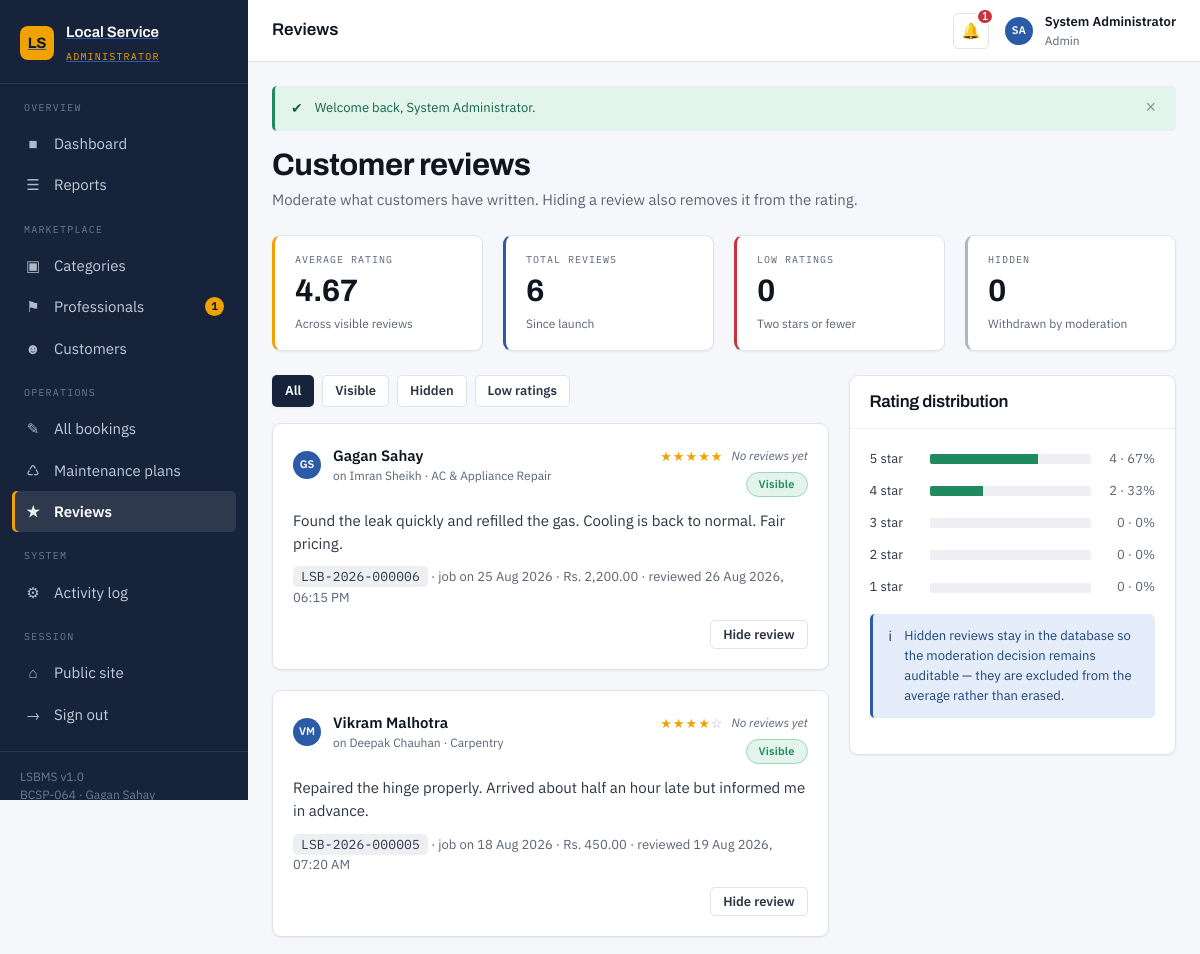
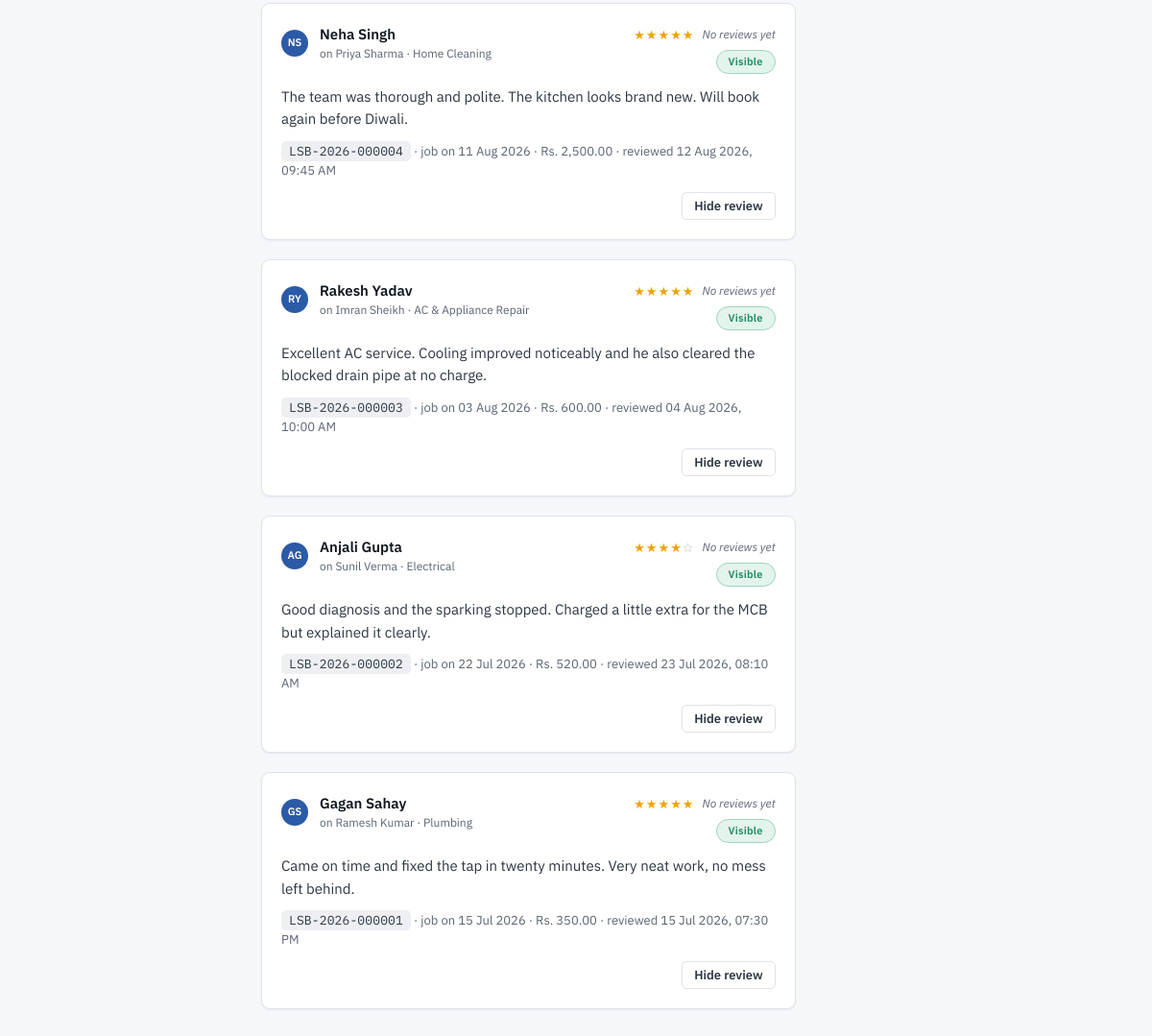
/admin/feedback.php (signed in), run on the app's committed database (2 pictures, top to bottom).
### tables this page shows
CREATE TABLE notifications (
    notification_id INT UNSIGNED NOT NULL AUTO_INCREMENT,
    user_id         INT UNSIGNED NOT NULL,
    title           VARCHAR(120) NOT NULL,
    message         VARCHAR(255) NOT NULL,
    link            VARCHAR(255)     NULL,
    icon            VARCHAR(16)      NULL,
    is_read         TINYINT(1)   NOT NULL DEFAULT 0,
    created_at      DATETIME     NOT NULL DEFAULT CURRENT_TIMESTAMP,

    PRIMARY KEY (notification_id),
    KEY idx_notif_user_read (user_id, is_read),
    CONSTRAINT fk_notif_user
        FOREIGN KEY (user_id) REFERENCES users (user_id)
        ON DELETE CASCADE ON UPDATE CASCADE
);

CREATE TABLE feedback (
    feedback_id INT UNSIGNED NOT NULL AUTO_INCREMENT,
    booking_id  INT UNSIGNED NOT NULL,
    user_id     INT UNSIGNED NOT NULL,
    provider_id INT UNSIGNED NOT NULL,
    rating      TINYINT UNSIGNED NOT NULL COMMENT 'Whole stars, 1 to 5',
    comments    TEXT             NULL,
    is_approved TINYINT(1)   NOT NULL DEFAULT 1 COMMENT 'Admin moderation flag',
    created_at  DATETIME     NOT NULL DEFAULT CURRENT_TIMESTAMP,

    PRIMARY KEY (feedback_id),
    UNIQUE  KEY uq_feedback_booking (booking_id),
    KEY idx_feedback_provider (provider_id),
    KEY idx_feedback_user     (user_id),
    KEY idx_feedback_approved (is_approved),

    CONSTRAINT fk_feedback_booking
        FOREIGN KEY (booking_id)  REFERENCES bookings (booking_id)
        ON DELETE CASCADE ON UPDATE CASCADE,
    CONSTRAINT fk_feedback_user
        FOREIGN KEY (user_id)     REFERENCES users (user_id)
        ON DELETE CASCADE ON UPDATE CASCADE,
    CONSTRAINT fk_feedback_provider
        FOREIGN KEY (provider_id) REFERENCES providers (provider_id)
        ON DELETE CASCADE ON UPDATE CASCADE
);

CREATE TABLE users (
    user_id        INT UNSIGNED  NOT NULL AUTO_INCREMENT,
    full_name      VARCHAR(100)  NOT NULL,
    email          VARCHAR(150)  NOT NULL,
    password_hash  VARCHAR(255)  NOT NULL  COMMENT 'bcrypt output of password_hash(); never plaintext',
    phone          VARCHAR(15)   NOT NULL,
    address        VARCHAR(255)      NULL,
    city           VARCHAR(60)       NULL,
    pincode        VARCHAR(6)        NULL,
    profile_photo  VARCHAR(255)      NULL  COMMENT 'Relative path under assets/uploads/',
    role           ENUM('customer','provider','admin') NOT NULL DEFAULT 'customer',
    status         ENUM('active','suspended')          NOT NULL DEFAULT 'active',
    created_at     DATETIME      NOT NULL DEFAULT CURRENT_TIMESTAMP,
    updated_at     DATETIME      NOT NULL DEFAULT CURRENT_TIMESTAMP ON UPDATE CURRENT_TIMESTAMP,

    PRIMARY KEY (user_id),
    UNIQUE  KEY uq_users_email (email),
    KEY     idx_users_role     (role),
    KEY     idx_users_city     (city)
);

CREATE TABLE categories (
    category_id    INT UNSIGNED  NOT NULL AUTO_INCREMENT,
    category_name  VARCHAR(80)   NOT NULL,
    description    VARCHAR(255)      NULL,
    icon           VARCHAR(40)       NULL  COMMENT 'Emoji / icon shown on the landing page',
    is_active      TINYINT(1)    NOT NULL DEFAULT 1,
    created_at     DATETIME      NOT NULL DEFAULT CURRENT_TIMESTAMP,

    PRIMARY KEY (category_id),
    UNIQUE  KEY uq_categories_name (category_name)
);

CREATE TABLE bookings (
    booking_id          INT UNSIGNED NOT NULL AUTO_INCREMENT,
    booking_code        VARCHAR(20)  NOT NULL,
    user_id             INT UNSIGNED NOT NULL COMMENT 'The customer raising the request',
    provider_id         INT UNSIGNED NOT NULL,
    service_id          INT UNSIGNED     NULL COMMENT 'NULL when booked directly against a provider',
    booking_date        DATE         NOT NULL,
    booking_time        TIME         NOT NULL,
    duration_minutes    SMALLINT UNSIGNED NOT NULL DEFAULT 60,
    service_address     VARCHAR(255) NOT NULL,
    city                VARCHAR(60)      NULL,
    pincode             VARCHAR(6)       NULL,
    problem_description TEXT             NULL,
    status              ENUM('pending','confirmed','in_progress','completed','cancelled','rejected')
                        NOT NULL DEFAULT 'pending',
    estimated_cost      DECIMAL(10,2) NOT NULL DEFAULT 0.00,
    final_cost          DECIMAL(10,2)     NULL,
    cancellation_reason VARCHAR(255)      NULL,
    is_maintenance      TINYINT(1)   NOT NULL DEFAULT 0 COMMENT '1 = auto-raised by an AMC contract',
    created_at          DATETIME     NOT NULL DEFAULT CURRENT_TIMESTAMP,
    updated_at          DATETIME     NOT NULL DEFAULT CURRENT_TIMESTAMP ON UPDATE CURRENT_TIMESTAMP,

    PRIMARY KEY (booking_id),
    UNIQUE  KEY uq_bookings_code (booking_code),
    KEY idx_bookings_user     (user_id),
    KEY idx_bookings_provider (provider_id),
    KEY idx_bookings_service  (service_id),
    KEY idx_bookings_status   (status),
    KEY idx_bookings_date     (booking_date),
     
     
    KEY idx_bookings_slot     (provider_id, booking_date, booking_time),

    CONSTRAINT fk_bookings_user
        FOREIGN KEY (user_id)     REFERENCES users (user_id)
        ON DELETE CASCADE  ON UPDATE CASCADE,
    CONSTRAINT fk_bookings_provider
        FOREIGN KEY (provider_id) REFERENCES providers (provider_id)
        ON DELETE CASCADE  ON UPDATE CASCADE,
    CONSTRAINT fk_bookings_service
        FOREIGN KEY (service_id)  REFERENCES services (service_id)
        ON DELETE SET NULL ON UPDATE CASCADE
);

### admin/feedback.php (the view, shortened to what the rows shown need)
<?php
require_once __DIR__ . '/../includes/auth.php';
$pdo = db();
$filter = get('status', 'all');
$where  = [];
$params = [];
$whereSql = $where ? 'WHERE ' . implode(' AND ', $where) : '';
$sql = "SELECT f.*, b.booking_code, b.booking_date, b.final_cost,
               cu.full_name AS customer_name,
               pu.full_name AS provider_name,
               c.category_name
          FROM feedback   f
          JOIN bookings   b  ON b.booking_id  = f.booking_id
          JOIN users      cu ON cu.user_id    = f.user_id
          JOIN providers  p  ON p.provider_id = f.provider_id
          JOIN users      pu ON pu.user_id    = p.user_id
          JOIN categories c  ON c.category_id = p.category_id
          $whereSql
         ORDER BY f.created_at DESC";
$stmt = $pdo->prepare($sql);
$stmt->execute($params);
$reviews = $stmt->fetchAll();
include __DIR__ . '/../includes/header.php';
?>
<div class="grid grid--2" style="align-items:start;grid-template-columns:1.7fr 1fr">
    <div>
        <?php if (!$reviews): ?>
            <div class="card">
                <div class="empty">
                    <div class="empty__icon" aria-hidden="true">&#9733;</div>
                    <h3>No reviews in this view</h3>
                    <p>Reviews appear here as soon as customers rate completed jobs.</p>
                    <a class="btn btn--primary" href="feedback.php">Show all reviews</a>
                </div>
            </div>
        <?php else: ?>
            <?php foreach ($reviews as $r): ?>
                <section class="card" style="<?= $r['is_approved'] ? '' : 'opacity:.7' ?>">
                    <div class="card__body">
                        <div class="jobcard__top">
                            <div class="person">
                                <span class="avatar avatar--sm" aria-hidden="true"><?= e(initials($r['customer_name'])) ?></span>
                                <div>
                                    <div class="person__name"><?= e($r['customer_name']) ?></div>
                                    <div class="person__meta">
                                        on <?= e($r['provider_name']) ?>
                                        &middot; <?= e($r['category_name']) ?>
                                    </div>
                                </div>
                            </div>
                            <div class="text-right">
                                <?= star_rating((float) $r['rating']) ?>
                                <div style="margin-top:var(--sp-1)">
                                    <?= $r['is_approved']
                                        ? '<span class="badge badge--active">Visible</span>'
                                        : '<span class="badge badge--expired">Hidden</span>' ?>
                                </div>
                            </div>
                        </div>
                        <?php if (!empty($r['comments'])): ?>
                            <p style="margin:var(--sp-3) 0"><?= e($r['comments']) ?></p>
                        <?php else: ?>
                            <p class="text-small text-muted" style="margin:var(--sp-3) 0">
                                No written comment &mdash; rating only.
                            </p>
                        <?php endif; ?>
                        <div class="jobcard__foot">
                            <span class="text-small text-muted">
                                <span class="ref"><?= e($r['booking_code']) ?></span>
                                &middot; job on <?= e(show_date($r['booking_date'])) ?>
                                &middot; <?= e(money($r['final_cost'])) ?>
                                &middot; reviewed <?= e(show_datetime($r['created_at'])) ?>
                            </span>
                            <form method="post" action="feedback.php?status=<?= e($filter) ?>"
                                  style="margin-left:auto">
                                <button class="btn btn--outline btn--sm" type="submit"
                                        data-confirm="<?= $r['is_approved']
                                            ? 'Hide this review? It will stop counting towards the rating.'
                                            : 'Make this review visible again?' ?>">
                                    <?= $r['is_approved'] ? 'Hide review' : 'Make visible' ?>
                                </button>
                            </form>
                        </div>
                    </div>
                </section>
            <?php endforeach; ?>
        <?php endif; ?>
    </div>
</div>
<?php include __DIR__ . '/../includes/footer.php'; ?>

### includes/sidebar.php (shortened to what the rows shown need)
<?php
$role = current_role();
$pdo  = $pdo ?? db();
$badges = ['requests' => 0, 'pending_providers' => 0, 'due_visits' => 0];
if ($role === 'provider' && current_provider_id() > 0) {
    $s = $pdo->prepare("SELECT COUNT(*) FROM bookings WHERE provider_id = :pid AND status = 'pending'");
    $s->execute([':pid' => current_provider_id()]);
    $badges['requests'] = (int) $s->fetchColumn();
} elseif ($role === 'admin') {
    $badges['pending_providers'] = (int) $pdo->query(
        "SELECT COUNT(*) FROM providers WHERE verification_status = 'pending'"
    )->fetchColumn();
}
$menus = [
    'admin' => [
        'Overview' => [
            ['admin', 'dashboard.php',    '&#9632;', 'Dashboard',       null],
            ['admin', 'reports.php',      '&#9776;', 'Reports',         null],
        ],
        'Marketplace' => [
            ['admin', 'categories.php',   '&#9635;', 'Categories',      null],
            ['admin', 'providers.php',    '&#9873;', 'Professionals',   'pending_providers'],
            ['admin', 'users.php',        '&#9787;', 'Customers',       null],
        ],
        'Operations' => [
            ['admin', 'bookings.php',     '&#9998;', 'All bookings',    null],
            ['admin', 'plans.php',        '&#9850;', 'Maintenance plans', null],
            ['admin', 'feedback.php',     '&#9733;', 'Reviews',         null],
        ],
        'System' => [
            ['admin', 'activity-log.php', '&#9881;', 'Activity log',    null],
        ],
    ],
    'provider' => [
        'Work' => [
            ['provider', 'dashboard.php',   '&#9632;', 'Dashboard',    null],
            ['provider', 'requests.php',    '&#9993;', 'New requests', 'requests'],
            ['provider', 'jobs.php',        '&#9998;', 'My jobs',      null],
            ['provider', 'maintenance.php', '&#9850;', 'AMC visits',   null],
        ],
        'Business' => [
            ['provider', 'services.php',     '&#9635;', 'My services',  null],
            ['provider', 'availability.php', '&#9200;', 'Availability', null],
            ['provider', 'earnings.php',     '&#8377;', 'Earnings',     null],
        ],
        'Account' => [
            ['provider', 'profile.php',      '&#9787;', 'My profile',   null],
        ],
    ],
    'customer' => [
        'Book' => [
            ['customer', 'dashboard.php',   '&#9632;', 'Dashboard',       null],
            ['customer', 'search.php',      '&#9906;', 'Find a pro',      null],
            ['customer', 'my-bookings.php', '&#9998;', 'My bookings',     null],
        ],
        'Maintenance' => [
            ['customer', 'maintenance.php', '&#9850;', 'My AMC plans',    'due_visits'],
        ],
        'Account' => [
            ['customer', 'invoices.php',    '&#8377;', 'Invoices',        null],
            ['customer', 'profile.php',     '&#9787;', 'My profile',      null],
        ],
    ],
];
$menu = $menus[$role] ?? [];
?>
<aside class="sidebar" id="sidebar">
    <nav class="sidebar__nav" aria-label="Main navigation">
        <?php foreach ($menu as $groupName => $items): ?>
            <div class="sidebar__group"><?= e($groupName) ?></div>
            <?php foreach ($items as [$folder, $file, $icon, $label, $badgeKey]): ?>
                <?php $count = $badgeKey !== null ? ($badges[$badgeKey] ?? 0) : 0; ?>
                <a class="sidebar__link<?= nav_active($file) ?>"
                   href="<?= e(BASE_URL . $folder . '/' . $file) ?>">
                    <span class="sidebar__icon" aria-hidden="true"><?= $icon ?></span>
                    <span><?= e($label) ?></span>
                    <?php if ($count > 0): ?>
                        <span class="sidebar__count"><?= (int) $count ?></span>
                    <?php endif; ?>
                </a>
            <?php endforeach; ?>
        <?php endforeach; ?>
    </nav>
</aside>

### includes/functions.php (shortened to what the rows shown need)
<?php
function e($value): string
{
    return htmlspecialchars((string) ($value ?? ''), ENT_QUOTES | ENT_SUBSTITUTE, 'UTF-8');
}
function get(string $key, string $default = ''): string
{
    return isset($_GET[$key]) && is_scalar($_GET[$key])
        ? trim((string) $_GET[$key])
        : $default;
}
function money($amount): string
{
    return CURRENCY . ' ' . number_format((float) $amount, 2);
}
function show_date(?string $date): string
{
    return $date ? date(DATE_FORMAT, strtotime($date)) : '--';
}
function show_datetime(?string $dt): string
{
    return $dt ? date(DATETIME_FORMAT, strtotime($dt)) : '--';
}
function star_rating(float $rating, int $reviews = 0): string
{
    $full  = (int) floor($rating);
    $half  = ($rating - $full) >= 0.5;
    $stars = '';
    for ($i = 1; $i <= 5; $i++) {
        if ($i <= $full) {
            $stars .= '<span class="star star--full">&#9733;</span>';
        } elseif ($i === $full + 1 && $half) {
            $stars .= '<span class="star star--half">&#9733;</span>';
        } else {
            $stars .= '<span class="star star--empty">&#9734;</span>';
        }
    }
    $suffix = $reviews > 0
        ? '<span class="rating__count">' . number_format($rating, 1) . ' (' . $reviews . ')</span>'
        : '<span class="rating__count rating__count--none">No reviews yet</span>';
    return '<span class="rating">' . $stars . $suffix . '</span>';
}
function initials(string $name): string
{
    $parts = preg_split('/\s+/', trim($name)) ?: [];
    $first = mb_substr($parts[0] ?? '', 0, 1);
    $last  = count($parts) > 1 ? mb_substr(end($parts), 0, 1) : '';
    return mb_strtoupper($first . $last);
}
function nav_active(string $file): string
{
    return basename($_SERVER['SCRIPT_NAME'] ?? '') === $file ? ' is-active' : '';
}

### data on the page
notifications: notification_id "1"
feedback: user.full_name "GS", user.full_name "Gagan Sahay", users.full_name "Imran Sheikh", categories.category_name "AC & Appliance Repair", is_approved "Visible", comments "Found the leak quickly and refilled the gas. Cooling is back to normal. Fair pricing.", booking.booking_code "LSB-2026-000006", booking.booking_date "25 Aug 2026", booking.final_cost "Rs. 2,200.00", created_at "26 Aug 2026, 06:15 PM"
feedback: user.full_name "VM", user.full_name "Vikram Malhotra", users.full_name "Deepak Chauhan", categories.category_name "Carpentry", is_approved "Visible", comments "Repaired the hinge properly. Arrived about half an hour late but informed me in advance.", booking.booking_code "LSB-2026-000005", booking.booking_date "18 Aug 2026", booking.final_cost "Rs. 450.00", created_at "19 Aug 2026, 07:20 AM"
feedback: user.full_name "NS", user.full_name "Neha Singh", users.full_name "Priya Sharma", categories.category_name "Home Cleaning", is_approved "Visible", comments "The team was thorough and polite. The kitchen looks brand new. Will book again before Diwali.", booking.booking_code "LSB-2026-000004", booking.booking_date "11 Aug 2026", booking.final_cost "Rs. 2,500.00", created_at "12 Aug 2026, 09:45 AM"
feedback: user.full_name "RY", user.full_name "Rakesh Yadav", users.full_name "Imran Sheikh", categories.category_name "AC & Appliance Repair", is_approved "Visible", comments "Excellent AC service. Cooling improved noticeably and he also cleared the blocked drain pipe at no charge.", booking.booking_code "LSB-2026-000003", booking.booking_date "03 Aug 2026", booking.final_cost "Rs. 600.00", created_at "04 Aug 2026, 10:00 AM"
feedback: user.full_name "AG", user.full_name "Anjali Gupta", users.full_name "Sunil Verma", categories.category_name "Electrical", is_approved "Visible", comments "Good diagnosis and the sparking stopped. Charged a little extra for the MCB but explained it clearly.", booking.booking_code "LSB-2026-000002", booking.booking_date "22 Jul 2026", booking.final_cost "Rs. 520.00", created_at "23 Jul 2026, 08:10 AM"
feedback: user.full_name "GS", user.full_name "Gagan Sahay", users.full_name "Ramesh Kumar", categories.category_name "Plumbing", is_approved "Visible", comments "Came on time and fixed the tap in twenty minutes. Very neat work, no mess left behind.", booking.booking_code "LSB-2026-000001", booking.booking_date "15 Jul 2026", booking.final_cost "Rs. 350.00", created_at "15 Jul 2026, 07:30 PM"

### other printed values
$roleLabels[$role] "ADMINISTRATOR"
$groupName "OVERVIEW"
$icon "■"
$label "Dashboard"
$icon "☰"
$label "Reports"
$groupName "MARKETPLACE"
$icon "▣"
$label "Categories"
$icon "⚑"
$label "Professionals"
$icon "☻"
$label "Customers"
$groupName "OPERATIONS"
$icon "✎"
